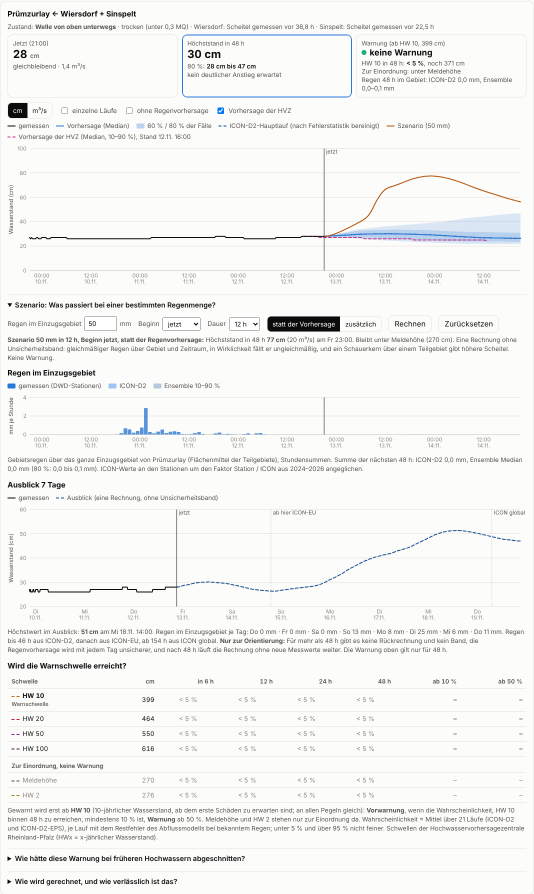
#> input picture szenario.png, 1068 x 1788 px (shown at 1/2 size)
$ python screenshot_lag.py szenario.png --first-tick szenario.png
#> lines starting #> are read from the running program, lines starting #| are printed output that depends on the picture; after the words box and inside, x2 and y2 are one past the last pixel; in counts of white or black regions, pixels touching at a corner belong together
"""Liest aus einem Pegelverlauf-Screenshot des Hochwasserportals (zwei Kurven, rot und blau, Zeitachse mit Tagesstrichen) die
Scheitelzeiten und den Zeitversatz je Anteil des eigenen Anstiegs ab.

  python screenshot_lag.py bild.png --first-tick 2018-05-27 [--up blau --down rot] [--axis-y 463:468] [--plot-top 110]

Vorgehen: Tagesstriche unter der Achse (dunkle Pixel in den Zeilen --axis-y) geben Nullpunkt und Pixel je Stunde. Je Kurve wird pro
Bildspalte die Oberkante der gefärbten Pixel genommen, Lücken (verdeckt) werden linear gefüllt. Der Anteil f bezieht sich auf den eigenen
Anstieg der Kurve über ihrer Ausgangslage, also unabhängig vom Maßstab der y-Achse (bei zwei überlagerten Achsen wichtig). Die Kurven sind
Wasserstände, keine Abflüsse: Schlüsselkurven verschieben die f-Anteile, die Scheitelzeiten nicht. Ablesegenauigkeit etwa 0,25 h.
Die Uhrzeit-Basis (MEZ/MESZ) ist für Zeitversätze zwischen den Kurven egal, solange beide dieselbe Achse nutzen.
"""
import argparse

import numpy as np
from PIL import Image

ap = argparse.ArgumentParser()
ap.add_argument("image")
ap.add_argument("--first-tick", required=True, help="Datum des ersten Tagesstrichs (Mitternacht), z. B. 2018-05-27")
ap.add_argument("--up", default="blau", help="Kurve des Oberliegers (blau oder rot)")
ap.add_argument("--down", default="rot")
ap.add_argument("--axis-y", default="463:468", help="Bildzeilen der Tagesstriche, von:bis")
ap.add_argument("--plot-top", type=int, default=110, help="Zeilen darüber ignorieren (Titel, Beschriftung)")
ap.add_argument("--plot-bottom", type=int, default=445)
a = ap.parse_args()

im = np.array(Image.open(a.image).convert("RGB")).astype(int)
R, G, B = im[..., 0], im[..., 1], im[..., 2]
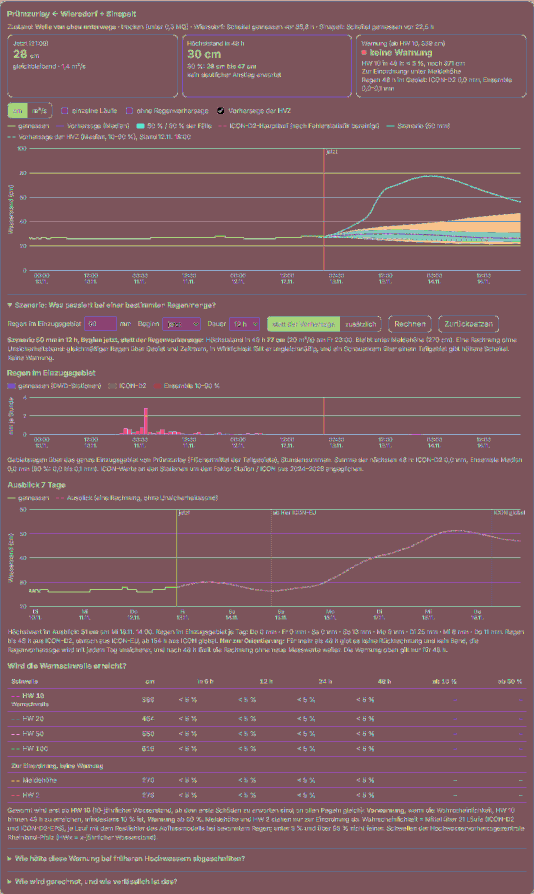
#> R: shape (1788, 1068) int64 (shown at 1/2 size); 251 distinct labels, from 0 to 255; one colour per label, 0 black
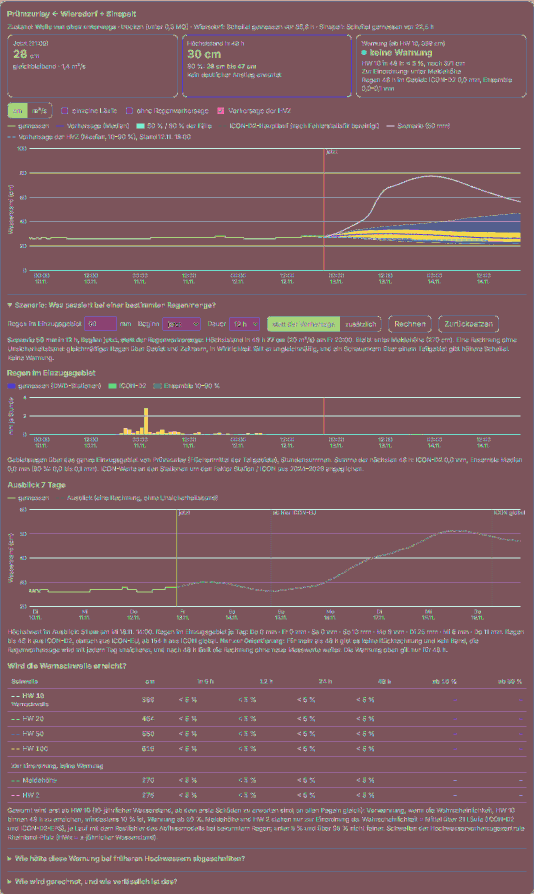
#> G: shape (1788, 1068) int64 (shown at 1/2 size); 249 distinct labels, from 0 to 255; one colour per label, 0 black
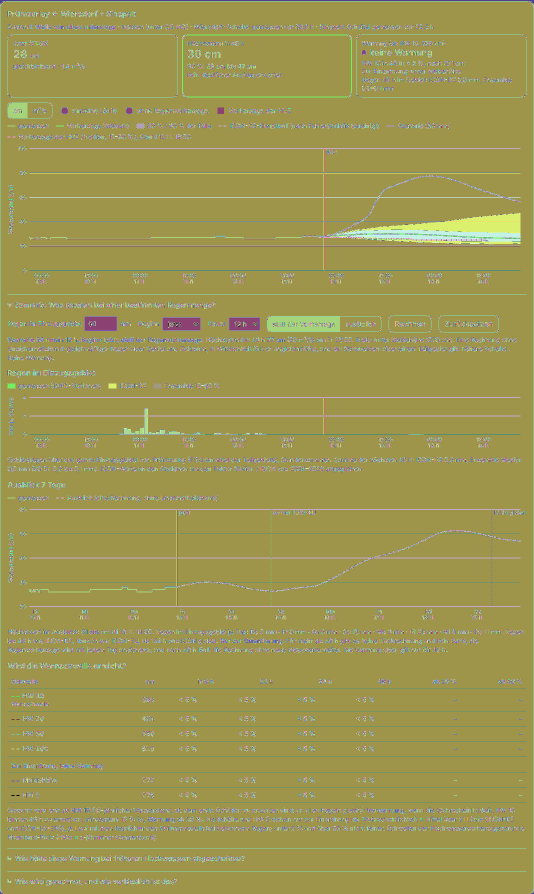
#> B: shape (1788, 1068) int64 (shown at 1/2 size); 249 distinct labels, from 0 to 255; one colour per label, 0 black
y0, y1 = map(int, a.axis_y.split(":"))
dark = (R < 80) & (G < 80) & (B < 80)
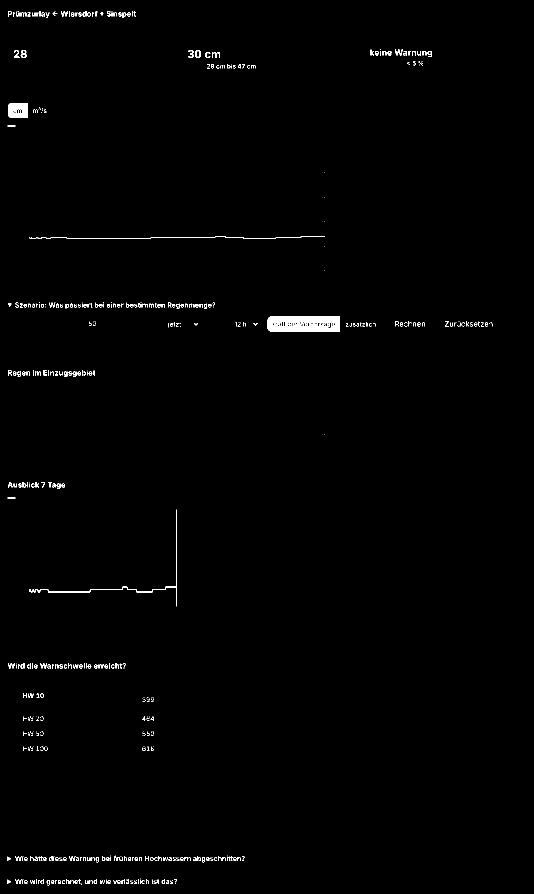
#> dark: shape (1788, 1068) bool (shown at 1/2 size); 0.82% white; 501 white regions (297 under 20 px), largest, box (x1, y1, x2, y2) and area: (535, 633, 680, 663) 3789, (16, 206, 55, 236) 1076, (58, 472, 649, 478) 952
cols = np.where(dark[y0:y1].sum(axis=0) >= (y1 - y0) - 1)[0]
#> cols = empty array
ticks = []  # benachbarte Spalten (Strichbreite 2 px) zusammenfassen
for c in cols:
    if ticks and c - ticks[-1][-1] <= 2:
        ticks[-1].append(c)
    else:
        ticks.append([c])
#> this loop made 0 passes
#> after the loop, ticks = []
tx = np.array([np.mean(t) for t in ticks])
#> tx = empty array
tx = tx[1:] if len(tx) > 1 and (tx[1] - tx[0]) < 0.5 * np.median(np.diff(tx)) else tx
px_day = float(np.median(np.diff(tx)))
#> px_day = nan
#> (the run stopped early here; a loop or call above may not have finished)
